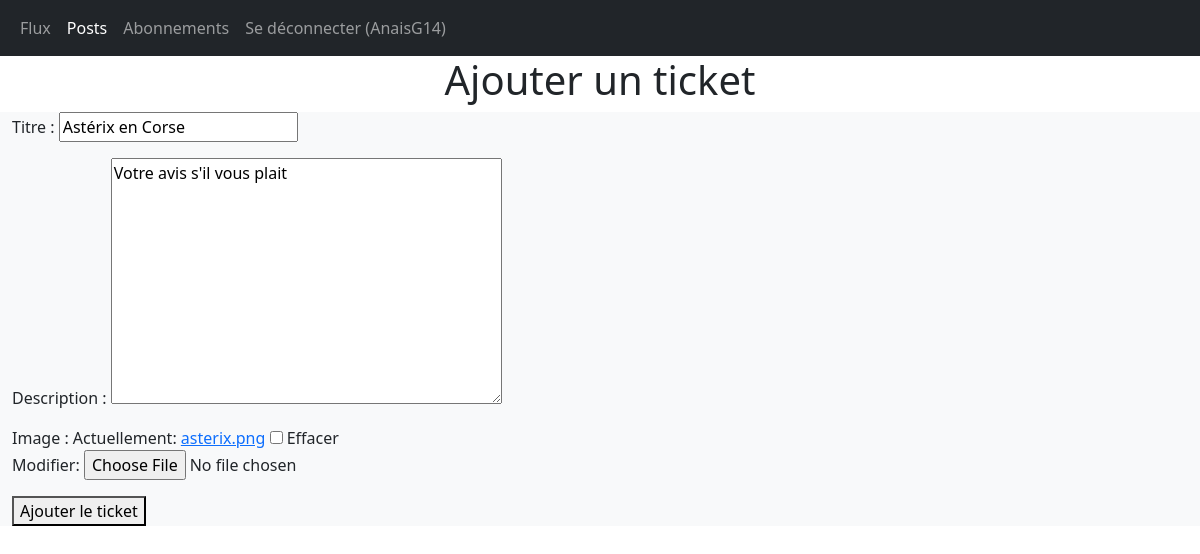
Screenshot of /home/add_ticket/12 (signed in) with the database file from the repository.
### authentication/models.py (models this page shows)
class User(AbstractUser):
    pass

### review/models.py (models this page shows, shortened)
class Ticket(models.Model):
    title = models.CharField('Titre', max_length=128)
    description = models.TextField(max_length=2048)
    user = models.ForeignKey(settings.AUTH_USER_MODEL, on_delete=models.CASCADE)
    image = models.ImageField(null=True, blank=True)
    time_created = models.DateTimeField(auto_now_add=True)
    number_reviews = models.IntegerField(default=0)
    IMAGE_MAX_SIZE = (300, 300)

### review/views.py (the view, shortened to what this page needs)
# urls.py: path('add_ticket/', views.add_ticket, name='add_ticket'),
@login_required
def add_ticket(request, ticket_id=None):
    if ticket_id:
        ticket = get_object_or_404(models.Ticket, id=ticket_id)
        form_ticket = forms.TicketForm(instance=ticket)
    context = {'form_ticket': form_ticket, 'all_posts': 'all_posts'}
    return render(request, 'review/add_ticket.html', context)

### review/forms.py
class TicketForm(forms.ModelForm):
    class Meta:
        model = models.Ticket
        fields = ['title', 'description', 'image']

### review/templates/review/add_ticket.html (shortened to what this page needs)
{% extends 'base.html' %}
{% block content %}
<h1 class="d-flex justify-content-center">Ajouter un ticket</h1>
<div class="container-fluid bg-light">
    <form method="post" enctype="multipart/form-data">
        {{form_ticket.as_p}}
        <button type="submit">Ajouter le ticket</button>
    </form>
</div>
{% endblock %}

### templates/base.html (shortened to what this page needs)
<!doctype html>
<html lang="fr">
    <head>
        <link href="https://cdn.jsdelivr.net/npm/bootstrap@5.1.3/dist/css/bootstrap.min.css" rel="stylesheet">
    </head>
    <body>
        <nav class="navbar navbar-expand-sm bg-dark navbar-dark">
          <div class="container-fluid">
            <ul class="navbar-nav">
             <li class="nav-item">
                <a class="nav-link {% if home %} active {% endif %}" href="{% url 'review:home'%}">Flux</a>
              </li>
              <li class="nav-item">
                <a class="nav-link {% if all_posts %} active {% endif %}" href="{% url 'review:display_user_posts' %}">Posts</a>
              </li>
              <li class="nav-item">
                <a class="nav-link {% if followers %} active {% endif %}" href="{% url 'review:following_page' %}">Abonnements</a>
              </li>
              <li class="nav-item">
                <a class="nav-link" href="{% url 'authentication:logout' %}">Se déconnecter ({{ user.username }})</a>
              </li>
            </ul>
          </div>
        </nav>
        {% block content %}
        {% endblock %}
    </body>
</html>

### rows the page displays
User: username "AnaisG14"
Ticket: title "Astérix en Corse", description "Votre avis s'il vous plait"
